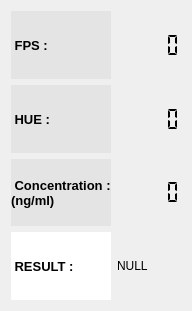
     <widget class="QWidget" name="gridLayoutWidget_8">
      <property name="geometry">
       <rect>
        <x>630</x>
        <y>500</y>
        <width>181</width>
        <height>311</height>
       </rect>
      </property>
      <layout class="QGridLayout" name="gridLayout_3_2">
       <item row="3" column="0">
        <widget class="QLabel" name="label_result_3">
         <property name="font">
          <font>
           <pointsize>10</pointsize>
           <weight>75</weight>
           <bold>true</bold>
          </font>
         </property>
         <property name="styleSheet">
          <string notr="true">background-color: rgb(255, 255, 255);
color: rgb(0, 0, 0);</string>
         </property>
         <property name="text">
          <string> RESULT : </string>
         </property>
        </widget>
       </item>
       <item row="0" column="0">
        <widget class="QLabel" name="label_fps_3">
         <property name="font">
          <font>
           <pointsize>10</pointsize>
           <weight>75</weight>
           <bold>true</bold>
          </font>
         </property>
         <property name="styleSheet">
          <string notr="true">border-color: rgb(0, 0, 0);
color: rgb(0,0,0);
background-color: rgba(217, 217, 217, 125);</string>
         </property>
         <property name="text">
          <string> FPS : </string>
         </property>
        </widget>
       </item>
       <item row="1" column="0">
        <widget class="QLabel" name="label_hue_3">
         <property name="font">
          <font>
           <pointsize>10</pointsize>
           <weight>75</weight>
           <bold>true</bold>
          </font>
         </property>
         <property name="styleSheet">
          <string notr="true">border-color: rgb(0, 0, 0);
color: rgb(0,0,0);
background-color: rgba(217, 217, 217, 125);</string>
         </property>
         <property name="text">
          <string> HUE : </string>
         </property>
        </widget>
       </item>
       <item row="2" column="0">
        <widget class="QLabel" name="label_sat_3">
         <property name="font">
          <font>
           <pointsize>10</pointsize>
           <weight>75</weight>
           <bold>true</bold>
          </font>
         </property>
         <property name="styleSheet">
          <string notr="true">border-color: rgb(0, 0, 0);
color: rgb(0,0,0);
background-color: rgba(217, 217, 217, 125);</string>
         </property>
         <property name="text">
          <string> Concentration : 
(ng/ml)</string>
         </property>
        </widget>
       </item>
       <item row="0" column="1">
        <widget class="QLCDNumber" name="lcd_fps_3">
         <property name="frameShape">
          <enum>QFrame::NoFrame</enum>
         </property>
         <property name="segmentStyle">
          <enum>QLCDNumber::Flat</enum>
         </property>
         <property name="QLabel" stdset="0">
          <string/>
         </property>
         <property name="text" stdset="0">
          <string/>
         </property>
        </widget>
       </item>
       <item row="1" column="1">
        <widget class="QLCDNumber" name="lcd_hue_3">
         <property name="frameShape">
          <enum>QFrame::NoFrame</enum>
         </property>
         <property name="segmentStyle">
          <enum>QLCDNumber::Flat</enum>
         </property>
        </widget>
       </item>
       <item row="2" column="1">
        <widget class="QLCDNumber" name="lcd_sat_3">
         <property name="frameShape">
          <enum>QFrame::NoFrame</enum>
         </property>
         <property name="segmentStyle">
          <enum>QLCDNumber::Flat</enum>
         </property>
        </widget>
       </item>
       <item row="3" column="1">
        <widget class="QLabel" name="label_12">
         <property name="text">
          <string>NULL</string>
         </property>
        </widget>
       </item>
      </layout>
     </widget>
